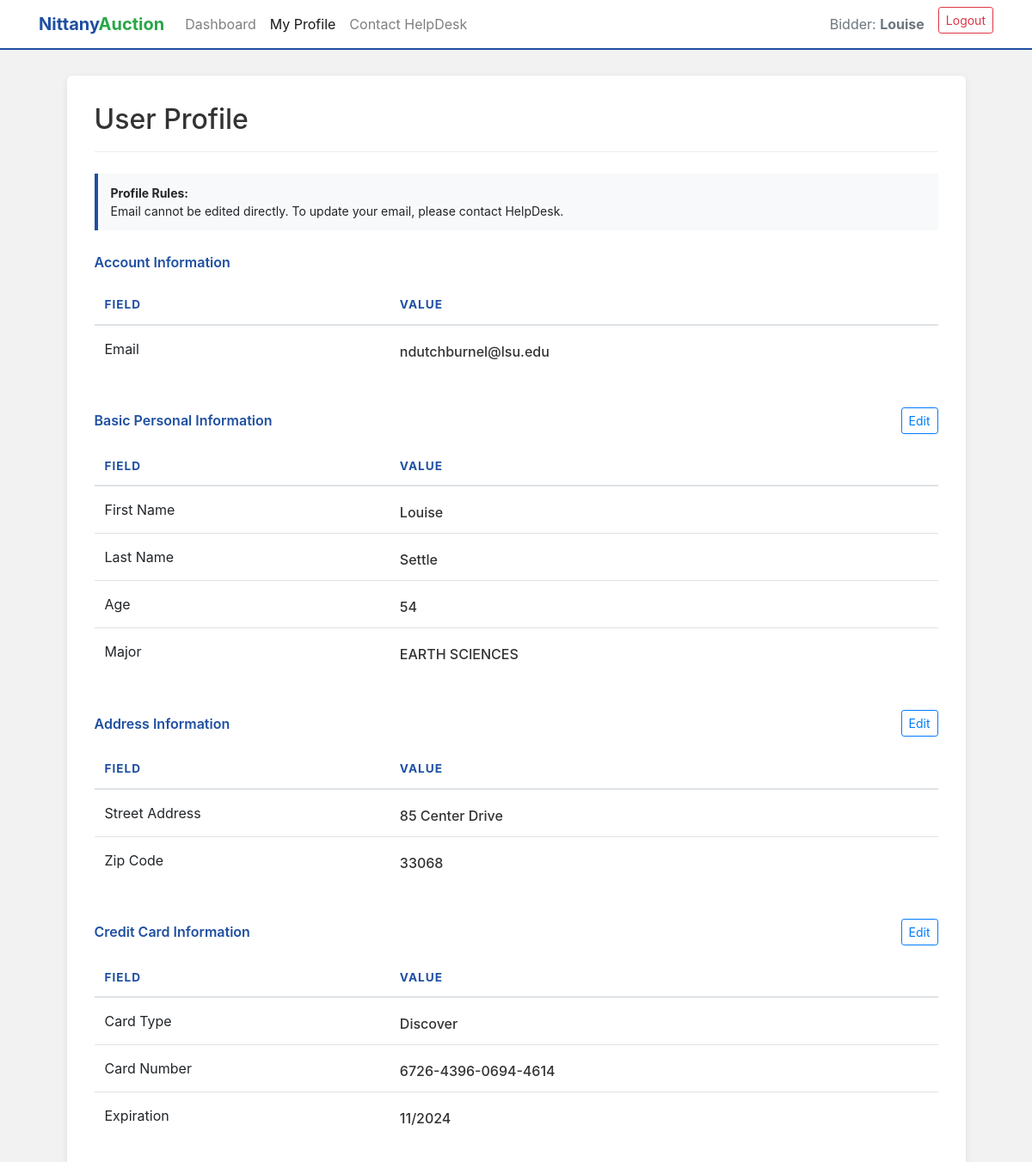
The app's page /profile (signed in) with its own data.
### tables this page shows
CREATE TABLE Bidders (
    email VARCHAR(255) PRIMARY KEY,
    first_name VARCHAR(100) NOT NULL,
    last_name VARCHAR(100) NOT NULL,
    age INT,
    home_address_id VARCHAR(50),
    major VARCHAR(100),
    FOREIGN KEY (email) REFERENCES Users(email),
    FOREIGN KEY (home_address_id) REFERENCES Address(address_id)
);

CREATE TABLE "Address"
(
    address_id  VARCHAR(50)
        primary key,
    zipcode     INT,
    street_num  INT,
    street_name VARCHAR(255),
    
   foreign key (zipcode) references Zipcode_Info (zipcode)
);

CREATE TABLE Credit_Cards (
    credit_card_num TEXT PRIMARY KEY,
    card_type TEXT NOT NULL, --'Visa', 'Master', 'Discover'
    expire_month INTEGER NOT NULL CHECK (expire_month BETWEEN 1 AND 12),
    expire_year INTEGER NOT NULL,
    security_code TEXT NOT NULL,
    Owner_email TEXT NOT NULL,
    FOREIGN KEY (Owner_email) REFERENCES Users(email)
        ON UPDATE CASCADE
        ON DELETE CASCADE
);

### app.py (the view)
@app.route('/profile', methods=['GET'])
def profile():
    user_email = session.get('email')
    if not user_email:
        return redirect(url_for('authenticate'))
    edit = request.args.get("edit")
    edit_basic = edit == "basic"
    edit_address = edit == "address"
    edit_card = edit == "card"
    connection = get_connection()
    connection.row_factory = sql.Row
    cursor = connection.cursor()
    cursor.execute("""
        SELECT
            B.email,
            B.first_name,
            B.last_name,
            B.age,
            B.major,
            (A.street_num || ' ' || A.street_name) AS street,
            A.zipcode AS zipcode,
            C.card_type AS card_type,
            C.credit_card_num AS card_number,
            (C.expire_month || '/' || C.expire_year) AS card_exp
        FROM Bidders B
        LEFT JOIN Address A
            ON B.home_address_id = A.address_id
        LEFT JOIN Credit_Cards C
            ON B.email = C.Owner_email
        WHERE B.email = ?
    """, (user_email,))
    user = cursor.fetchone()
    print("DEBUG user =", dict(user) if user else None)
    connection.close()
    return render_template(
        'profile.html',
        user=user,
        edit_basic=edit_basic,
        edit_address=edit_address,
        edit_card=edit_card
    )

### templates/profile.html (shortened to what this page needs)
<!DOCTYPE html>
<html lang="en">
<head>
    <link rel="stylesheet"
          href="https://stackpath.bootstrapcdn.com/bootstrap/4.4.1/css/bootstrap.min.css"
>
</head>
<body>
<nav class="navbar navbar-expand-lg navbar-light">
    <div class="container">
        <a class="navbar-brand brand-text" href="/bidder">
            <span class="nittany">Nittany</span><span class="auction">Auction</span>
        </a>
        <div class="collapse navbar-collapse" id="profileNavbar">
            <ul class="navbar-nav mr-auto">
                <li class="nav-item">
                    <a class="nav-link" href="/bidder">Dashboard</a>
                </li>
                <li class="nav-item active">
                    <a class="nav-link" href="/profile">My Profile</a>
                </li>
                <li class="nav-item">
                    <a class="nav-link" href="/support">Contact HelpDesk</a>
                </li>
            </ul>
            <ul class="navbar-nav ml-auto">
                <li class="nav-item">
                    <span class="nav-link text-muted">
                        Bidder: <strong>{{ user['first_name'] if user and user['first_name'] else '' }}</strong>
                    </span>
                </li>
                <li class="nav-item">
                    <a class="btn btn-sm btn-outline-danger ml-2" href="/login">Logout</a>
                </li>
            </ul>
        </div>
    </div>
</nav>
<div class="container">
    <div class="row justify-content-center">
        <div class="col-md-11 dashboard-card">
            <div class="section-header">
                <h2>User Profile</h2>
            </div>
            <div class="info-note">
                <strong>Profile Rules:</strong><br>
                Email cannot be edited directly. To update your email, please contact HelpDesk.
            </div>
            <div class="section-subtitle">
                <span>Account Information</span>
            </div>
            <div class="table-responsive mb-4">
                <table class="table table-hover profile-table">
                    <thead>
                    <tr>
                        <th style="width: 35%;">Field</th>
                        <th style="width: 65%;">Value</th>
                    </tr>
                    </thead>
                    <tbody>
                    <tr>
                        <td>Email</td>
                        <td>
                            <div class="readonly-value">
                                {{ user['email'] if user and user['email'] else 'N/A' }}
                            </div>
                        </td>
                    </tr>
                    </tbody>
                </table>
            </div>
            <div class="section-subtitle">
                <span>Basic Personal Information</span>
                {% if not edit_basic %}
                    <a href="/profile?edit=basic" class="btn btn-sm btn-outline-primary">Edit</a>
                {% endif %}
            </div>
            <form method="POST" action="/profile/update_basic">
                <div class="table-responsive mb-4">
                    <table class="table table-hover profile-table">
                        <thead>
                        <tr>
                            <th style="width: 35%;">Field</th>
                            <th style="width: 65%;">Value</th>
                        </tr>
                        </thead>
                        <tbody>
                        <tr>
                            <td>First Name</td>
                            <td>
                                {% if edit_basic %}
                                    <input type="text"
                                           class="form-control form-control-sm-custom"
                                           name="first_name"
                                           value="{{ user['first_name'] if user and user['first_name'] else '' }}"
                                           required>
                                {% else %}
                                    <div class="readonly-value">
                                        {{ user['first_name'] if user and user['first_name'] else 'N/A' }}
                                    </div>
                                {% endif %}
                            </td>
                        </tr>
                        <tr>
                            <td>Last Name</td>
                            <td>
                                {% if edit_basic %}
                                    <input type="text"
                                           class="form-control form-control-sm-custom"
                                           name="last_name"
                                           value="{{ user['last_name'] if user and user['last_name'] else '' }}"
                                           required>
                                {% else %}
                                    <div class="readonly-value">
                                        {{ user['last_name'] if user and user['last_name'] else 'N/A' }}
                                    </div>
                                {% endif %}
                            </td>
                        </tr>
                        <tr>
                            <td>Age</td>
                            <td>
                                {% if edit_basic %}
                                    <input type="number"
                                           class="form-control form-control-sm-custom"
                                           name="age"
                                           value="{{ user['age'] if user and user['age'] else '' }}"
                                           min="0">
                                {% else %}
                                    <div class="readonly-value">
                                        {{ user['age'] if user and user['age'] else 'N/A' }}
                                    </div>
                                {% endif %}
                            </td>
                        </tr>
                        <tr>
                            <td>Major</td>
                            <td>
                                {% if edit_basic %}
                                    <input type="text"
                                           class="form-control form-control-sm-custom"
                                           name="major"
                                           value="{{ user['major'] if user and user['major'] else '' }}">
                                {% else %}
                                    <div class="readonly-value">
                                        {{ user['major'] if user and user['major'] else 'N/A' }}
                                    </div>
                                {% endif %}
                            </td>
                        </tr>
                        </tbody>
                    </table>
                </div>
            </form>
            <div class="section-subtitle">
                <span>Address Information</span>
                {% if not edit_address %}
                    <a href="/profile?edit=address" class="btn btn-sm btn-outline-primary">Edit</a>
                {% endif %}
            </div>
            <form method="POST" action="/profile/update_address">
                <div class="table-responsive mb-4">
                    <table class="table table-hover profile-table">
                        <thead>
                        <tr>
                            <th style="width: 35%;">Field</th>
                            <th style="width: 65%;">Value</th>
                        </tr>
                        </thead>
                        <tbody>
                        <tr>
                            <td>Street Address</td>
                            <td>
                                {% if edit_address %}
                                    <input type="text"
                                           class="form-control form-control-sm-custom"
                                           name="street"
                                           value="{{ user['street'] if user and user['street'] else '' }}">
                                {% else %}
                                    <div class="readonly-value">
                                        {{ user['street'] if user and user['street'] else 'N/A' }}
                                    </div>
                                {% endif %}
                            </td>
                        </tr>
                        <tr>
                            <td>Zip Code</td>
                            <td>
                                {% if edit_address %}
                                    <input type="text"
                                           class="form-control form-control-sm-custom"
                                           name="zipcode"
                                           value="{{ user['zipcode'] if user and user['zipcode'] else '' }}">
                                {% else %}
                                    <div class="readonly-value">
                                        {{ user['zipcode'] if user and user['zipcode'] else 'N/A' }}
                                    </div>
                                {% endif %}
                            </td>
                        </tr>
                        </tbody>
                    </table>
                </div>
            </form>
            <div class="section-subtitle">
                <span>Credit Card Information</span>
                {% if not edit_card %}
                    <a href="/profile?edit=card" class="btn btn-sm btn-outline-primary">Edit</a>
                {% endif %}
            </div>
            <form method="POST" action="/profile/update_card">
                <div class="table-responsive">
                    <table class="table table-hover profile-table">
                        <thead>
                        <tr>
                            <th style="width: 35%;">Field</th>
                            <th style="width: 65%;">Value</th>
                        </tr>
                        </thead>
                        <tbody>
                        <tr>
                            <td>Card Type</td>
                            <td>
                                {% if edit_card %}
                                    <select class="form-control form-control-sm-custom" name="card_type">
                                        <option value="Visa" {% if user and user['card_type'] == 'Visa' %}selected{% endif %}>Visa</option>
                                        <option value="Master" {% if user and user['card_type'] == 'Master' %}selected{% endif %}>Master</option>
                                        <option value="American Express" {% if user and user['card_type'] == 'American Express' %}selected{% endif %}>American Express</option>
                                        <option value="Discover" {% if user and user['card_type'] == 'Discover' %}selected{% endif %}>Discover</option>
                                    </select>
                                {% else %}
                                    <div class="readonly-value">
                                        {{ user['card_type'] if user and user['card_type'] else 'N/A' }}
                                    </div>
                                {% endif %}
                            </td>
                        </tr>
                        <tr>
                            <td>Card Number</td>
                            <td>
                                {% if edit_card %}
                                    <input type="text"
                                           class="form-control form-control-sm-custom"
                                           name="card_number"
                                           value="{{ user['card_number'] if user and user['card_number'] else '' }}">
                                {% else %}
                                    <div class="readonly-value">
                                        {{ user['card_number'] if user and user['card_number'] else 'N/A' }}
                                    </div>
                                {% endif %}
                            </td>
                        </tr>
                        <tr>
                            <td>Expiration</td>
                            <td>
                                {% if edit_card %}
                                    <input type="text"
                                           class="form-control form-control-sm-custom"
                                           name="card_exp"
                                           value="{{ user['card_exp'] if user and user['card_exp'] else '' }}"
                                           placeholder="MM/YYYY">
                                {% else %}
                                    <div class="readonly-value">
                                        {{ user['card_exp'] if user and user['card_exp'] else 'N/A' }}
                                    </div>
                                {% endif %}
                            </td>
                        </tr>
                        </tbody>
                    </table>
                </div>
            </form>
        </div>
    </div>
</div>
</body>
</html>

### records on screen
Bidders: first_name "Louise", email "ndutchburnel@lsu.edu", last_name "Settle", age "54", major "EARTH SCIENCES"
Address: zipcode "33068"
Credit_Cards: card_type "Discover", credit_card_num "6726-4396-0694-4614"

### other values on screen
{{ user['street'] if user and user['street'] else 'N/A' }} "85 Center Drive"
{{ user['card_exp'] if user and user['card_exp'] else 'N/A' }} "11/2024"
